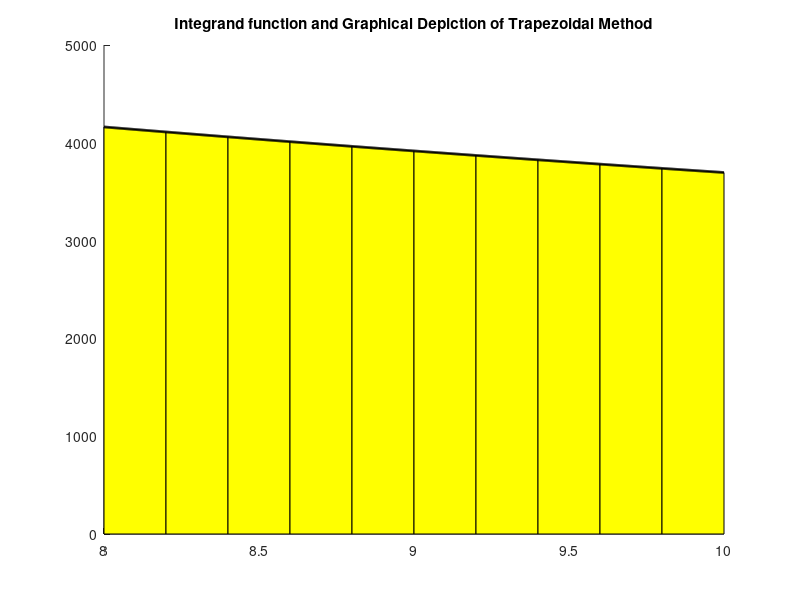

The MATLAB source for this figure:
clc
clf
clear all

% Mfile name
%       mtl_int_sim_trapmeth.m

% Revised:
%       March 7, 2008

% % Authors
%       Nathan Collier, Autar Kaw
%       Department of Mechanical Engineering
%       University of South Florida
%       Tampa, Fl 33620
%       Contact: kaw@eng.usf.edu | http://numericalmethods.eng.usf.edu/contact.html

% Purpose
%       To illustrate the trapezoidal method as applied to a function
%       of the user's choosing.

% Keyword
%       Trapezoidal Method
%       Numerical Integration

% Inputs
%       This is the only place in the program where the user makes the changes
%       based on their wishes

% f(x), the function to integrate

  f= @(x) 2000*log(1400/21./x)-9.8*x ;

% a, the lower limit of integration

  a=8 ;

% b, the upper limit of integration

  b=10 ;

% n, the maximum number of segments

  n=10 ;

%**********************************************************************

% This displays title information
disp(sprintf('\n\nSimulation of the Trapezoidal Method'))
disp(sprintf('University of South Florida'))
disp(sprintf('United States of America'))
disp(sprintf('kaw@eng.usf.edu\n'))

disp(sprintf('\n*******************************Introduction*********************************'))

% Displays introduction text
disp('Trapezoidal rule is based on the Newton-Cotes formula that if one approximates the')
disp('integrand by an nth order polynomial, then the integral of the function is approximated')
disp('by the integral of that nth order polynomial. Integrating polynomials is simple and is')
disp('based on calculus. Trapezoidal rule is the area under the curve for a first order')
disp('polynomial (straight line).')

% Displays what inputs are being used
disp(sprintf('\n\n********************************Input Data**********************************\n'))
disp(sprintf('     f(x), integrand function')) 
disp(sprintf('     a = %g, lower limit of integration ',a)) 
disp(sprintf('     b = %g, upper limit of integration ',b)) 
disp(sprintf('     n = %g, number of subdivisions',n)) 
format short g

% Calculate the spacing parameter
disp(sprintf('\nFor this simulation, the following parameter is constant.\n'))
h=(b-a)/n ;
disp(sprintf('     h = ( b - a ) / n '))
disp(sprintf('       = ( %g - %g ) / %g ',b,a,n))
disp(sprintf('       = %g',h))

% This begins the simulation of the method
disp(sprintf('\n*******************************Simulation*********************************\n'))
sum=0 ;
disp('The approximation is expressed as')
disp(' ')
disp('     approx = h * ( 0.5*f(a) + Sum (i=1,n-1) f(a+i*h) + 0.5*f(b) )')
disp(' ')

% Sum all function values not including evalations at a and b
disp('1) Begin summing all function values at points between a and b not')
disp('   including a and b.')
disp(' ')
disp('       Sum (i=1,n-1) f(a+i*h)')
disp(' ')
for i=1:n-2
  disp(sprintf('          f(%g)',a+i*h))
end
disp(sprintf('       +  f(%g)',a+(n-1)*h))
disp(sprintf('       ------------'))
for i=1:n-2
  sum=sum+f(a+i*h) ;
  disp(sprintf('          %g',f(a+i*h)))
end
sum=sum+f(a+(n-1)*h) ;
disp(sprintf('       +  %g',f(a+(n-1)*h)))
disp(sprintf('       ------------'))
disp(sprintf('          %g\n',sum))

% Now add half the end point evaluations
disp('2) Add to this 0.5*(f(a) + f(b))')
disp(' ')
disp(sprintf('     %g + 0.5*(%g + %g) =',sum,f(a),f(b)))
disp(sprintf('     %g + %g = %g',sum,0.5*(f(a)+f(b)),sum+0.5*(f(a)+f(b))))
sum=sum+0.5*(f(a)+f(b)) ;
disp(' ')

% And finally multiply by h
disp('3) Multiply this by h to get the approximation for the integral.')
disp(' ')
disp(sprintf('     approx = h * %g',sum))
disp(sprintf('     approx = %g * %g',h,sum))
approx=h*sum ;
disp(sprintf('     approx = %g',approx))

% The following displays results
disp(sprintf('\n\n**************************Results****************************'))

% The following finds what is called the 'Exact' solution
exact = quad(f,a,b) ; 

disp(sprintf('\n   Approximate = %g',approx)) 
disp(sprintf('   Exact       = %g',exact))
disp(sprintf('\n   True Error = Exact - Approximate')) 
disp(sprintf('              = %g - %g',exact,approx))
disp(sprintf('              = %g',exact-approx))
disp(sprintf('\n   Absolute Relative True Error Percentage'))
disp(sprintf('              = | ( Exact - Approximate ) / Exact | * 100'))
disp(sprintf('              = | %g / %g | * 100',exact-approx,exact))
disp(sprintf('              = %g',abs( (exact-approx)/exact )*100))

disp(sprintf('\nThe trapezoidal approximation can be more accurate if we made our'))
disp(sprintf('segment size smaller (that is, increasing the number of segments).\n\n'))

% The following code is needed to produce the trapezoidal method
% visualization.
x(1)=a ;
y(1)=f(a) ;
hold on
for i=1:n
   x(i+1)=a+i*h ;
   y(i+1)=f(x(i+1)) ;
   fill([x(i) x(i) x(i+1) x(i+1)], [0 y(i) y(i+1) 0], 'y')
end
xrange=a:(b-a)/1000:b;
plot(xrange,f(xrange),'k','Linewidth',2)
title('Integrand function and Graphical Depiction of Trapezoidal Method')
